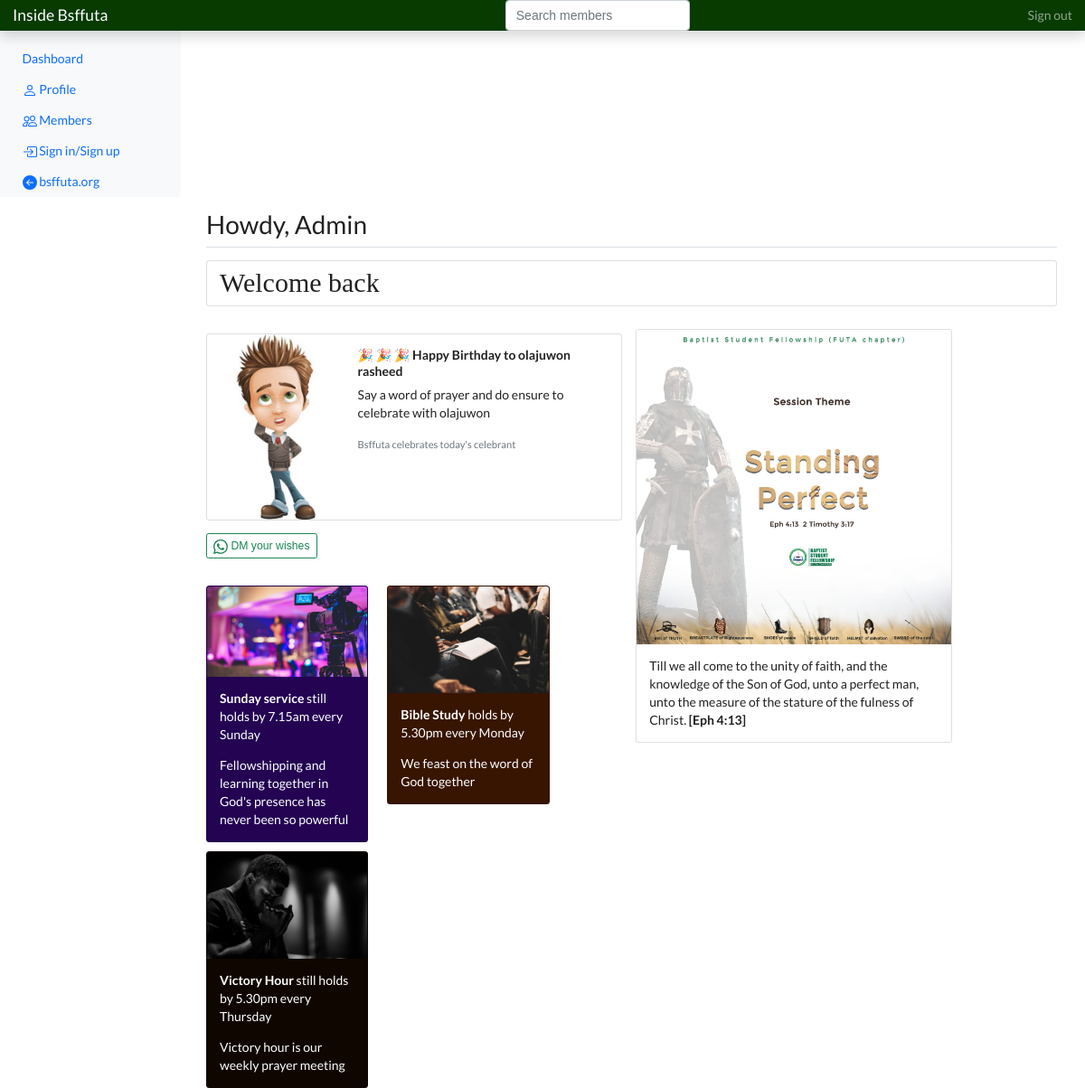
The app's page / (signed in) with its own data.
### bsfapp/models.py (models this page shows)
class Profile(models.Model):
    UNIT_CHOICES = [
        ('No Unit', 'No Unit'),
        ('Bible Study Unit', 'Bible Study Unit'),
        ('Welfare Unit', 'Welfare Unit'),
        ('Evangelism Unit', 'Evangelism Unit'),
        ('Publicity Unit', 'Publicity Unit'),
        ('Organizing Unit', 'Organizing Unit'),
        ('Ushering Unit', 'Ushering Unit'),
        ('Choir Unit', 'Choir Unit'),
        ('Academic Unit', 'Academic Unit'),
        ('Drama Unit', 'Drama Unit'),
        ('Prayer Unit', 'Prayer Unit')
    ]
    AREA_CHOICES = [
        ('Apatapiti', 'Apatapiti'),
        ('West Gate', 'West Gate'),
        ('Stateline', 'Stateline'),
        ('Akindeko', 'Akindeko'),
        ('Jibowu', 'Jibowu'),
        ('New Hostel male', 'New Hostel male'),
        ('New Hostel female', 'New Hostel female'),
        ('Road Block', 'Road Block'),
        ('Secretariat Area', 'Secretariat Area'),
        ('North Gate', 'North Gate'),
        ('Zion-Alejolowo', 'Zion-Alejolowo'),
        ('Jadesola', 'Jadesola'),
        ('Adeniyi', 'Adeniyi'),
        ('Abiola', 'Abiola'),
        ('WESCO area', 'WESCO area'),
        ('FUTASCOOPS', 'FUTASCOOPS'),
        ('Akad', 'Akad'),
        ('BSF Auditorium area', 'BSF Auditorium area'),
        ('Cassava/Oritaobele area', 'Cassava/Oritaobele area'),
        ('Embassy', 'Embassy'),
        ('Aba Area', 'Aba Area'),
        ('Redemption Area', 'Redemption Area'),
        ('Other', 'Other')
    ]
    LEVEL_CHOICES = [
        ('100 Level', '100 Level',),
        ('200 Level', '200 Level'),
        ('Pre-degree/UABS', 'Pre-degree/UABS'),
        ('300 Level', '300 Level'),
        ('400 Level', '400 Level'),
        ('Final Year', 'Final Year'),
        ('Other', 'Other')
    ]
    GENDER_CHOICES = [
        ('male', 'male'),
        ('female', 'female'),
    ]
    user = models.ForeignKey(User, on_delete=models.CASCADE)
    first_name = models.CharField('First Name', max_length=100, null='False')
    last_name = models.CharField('Last Name', max_length=100, null='False')
    gender = models.CharField(max_length=50, choices= GENDER_CHOICES, default='NA', null='False')
    email_address = models.EmailField('Email Address', blank=True, unique=True)
    level = models.CharField(max_length=50, choices= LEVEL_CHOICES, default='Other', null='False')
    department = models.CharField('Department', max_length=100, null='False', default='NA')
    unit = models.CharField(max_length=50, choices= UNIT_CHOICES, default='No Unit', null='False')
    area = models.CharField(max_length=50, choices= AREA_CHOICES, default='Other', null='False')
    address = models.CharField('Address', max_length=50, null='False', default='NA')
    phone_number = models.CharField('Phone Number', max_length=25, null='False', default='NA')
    birthday = models.DateField('Birthday', auto_now=False, auto_now_add=False, null='False', default='2000-01-01')
    avatar = models.ImageField(default='avatar.png', upload_to='avatars/')
    updated = models.DateTimeField(auto_now=True)
    created = models.DateTimeField(auto_now_add=True)

### bsfapp/views.py (the view)
# urls.py: path('', views.index, name='index'),
def index(request):
    try:
        profile = Profile.objects.get(user = request.user.id)
    except:
        return render(request, 'index.html')
    profiles = Profile.objects.all()
    today = date.today()
    celebrants = []
    for i in profiles:
        if i.birthday == today:
            celebrants.append(i)
    if celebrants:
        for j in celebrants:
            name = str(j.first_name)+" "+str(j.last_name)
            email = j.email_address
            phone = j.phone_number
            subject = 'CELEBRATE WITH '+str(name)
            celebrant_subject = 'HAPPY BIRTHDAY '+str(name)
            data = {'name':name, 'email':email, 'phone':phone, 'subject':subject, 'celebrant_subject':celebrant_subject}
            message = '''
                It's the birthday of a rare gem.
                The Joyous Family celebrates {} on this special day.

                Say a word of prayer for {} and ensure to send your wishes.

            '''.format(data['name'], data['name'])
            celebrant_message = '''
                Dear {},

                We celebrate you on this very special day and we pray that you continually abound in joy.
                Many happy returns



                Cheers!
                From the Joyous Family
            '''.format(data['name'])
            msg = EmailMessage(data['subject'], message, to=[i.email_address for i in profiles])
            msg.send()
            celebrant_msg = EmailMessage(data['celebrant_subject'], celebrant_message, to=[data['email']])
            celebrant_msg.send()
    context = {
        'profiles':profiles,
        'celebrants':celebrants,
        'profile':profile,
    }
    return render(request, 'index.html', context)

### templates/index.html (shortened to what this page needs)
{% extends 'base.html' %}
{% load static %}
{% block content %}
    {% if request.user.is_authenticated %}
        <div style="background-image: {% static 'img/bg.jpg' %}">
        <main class="col-md-9 ms-sm-auto col-lg-10 px-md-4">
                    <div class="d-flex justify-content-between flex-wrap flex-md-nowrap align-items-center pt-3 pb-2 mb-3 border-bottom">
                        <h1 class="h2">Howdy, {{request.user}}</h1>
                    </div>
                    <div class="card">
                            <div class="card-body" style="padding-bottom:15px; font-family: Brush Script MT; font-size:30px;">
                                Welcome back
                            </div>
                        </div>
                        <br>
                        <div class="row">
                            <div class="col-md-6" style = "padding-top:10px;">
                                {% for i in celebrants %}
                                    <div class="card mb-3" style="max-width: 540px;">
                                        <div class="row g-0">
                                            <div class="col-md-4">
                                                <img src="{{i.avatar.url}}" class="img-fluid rounded-start" alt="...">
                                            </div>
                                            <div class="col-md-8">
                                                <div class="card-body">
                                                    <h5 class="card-title"> &#127881; &#127881; &#127881; Happy Birthday to {{i.first_name}} {{i.last_name}}</h5>
                                                    <p class="card-text">Say a word of prayer and do ensure to celebrate with {{i.first_name}}</p>
                                                    <p class="card-text"><small class="text-muted">Bsffuta celebrates today's celebrant</small></p>
                                                </div>
                                            </div>
                                        </div>
                                    </div>
                                    <div class="btn-toolbar mb-2 mb-md-0">
                                        <div class="btn-group me-2" style="padding-bottom:20px;">
                                            <a href="https://api.whatsapp.com/send?phone={{i.phone_number}}"><button type="button" class="btn btn-sm btn-outline-success">
                                                 DM your wishes
                                            </button></a>
                                        </div>
                                    </div>
                                {% endfor %}
                                <div class="row">
                                    <div class="col-md-5" style="padding-top:10px;">
                                        <div class="card" style="background-color:#230352;">
                                            <img src="{% static 'img/sunday.jpg' %}" class="card-img-top" alt="Sunday">
                                            <div class="card-body">
                                                <p class="card-text text-white"><strong>Sunday service</strong> still holds by 7.15am every Sunday</p>
                                                <p class="card-text text-white">Fellowshipping and learning together in God's presence has never been so powerful</p>
                                            </div>
                                        </div>
                                    </div>
                                    <div class="col-md-5" style="padding-top:10px;">
                                        <div class="card" style="background-color:#381501;">
                                            <img src="{% static 'img/bible.jpg' %}" class="card-img-top" alt="Bible">
                                            <div class="card-body">
                                                <p class="card-text text-white"><strong>Bible Study</strong> holds by 5.30pm every Monday</p>
                                                <p class="card-text text-white">We feast on the word of God together</p>
                                            </div>
                                        </div>
                                    </div>
                                </div>
                                <div class="row">
                                    <div class="col-md-5" style="padding-top:10px;">
                                        <div class="card" style="background-color:#0f0600;">
                                            <img src="{% static 'img/praying.jpg' %}" class="card-img-top" alt="Sunday">
                                            <div class="card-body">
                                                <p class="card-text text-white"><strong>Victory Hour</strong> still holds by 5.30pm every Thursday</p>
                                                <p class="card-text text-white">Victory hour is our weekly prayer meeting</p>
                                            </div>
                                        </div>
                                    </div>
                                </div>
                            </div>
                            <div class="col-md-4" style="padding-top:5px; padding-bottom:5px; padding-left:5px;">
                                <div class="card" style="width: 25rem;">
                                    <img src="{% static 'img/session_theme.jpeg' %}" class="card-img-top" alt="...">
                                    <div class="card-body">
                                        <p class="card-text">Till we all come to the unity of faith, and the knowledge of the Son of God, unto a perfect man, unto the measure of the stature of the fulness of Christ. <strong>[Eph 4:13]</strong></p>
                                    </div>
                                </div>
                            </div>
                        </div>
        </main>
        </div>
    {% endif %}
{% endblock content %}

### records on screen
Profile: avatar (picture), first_name "olajuwon", last_name "rasheed"

### other values on screen
{{ request.user }} "Admin"
